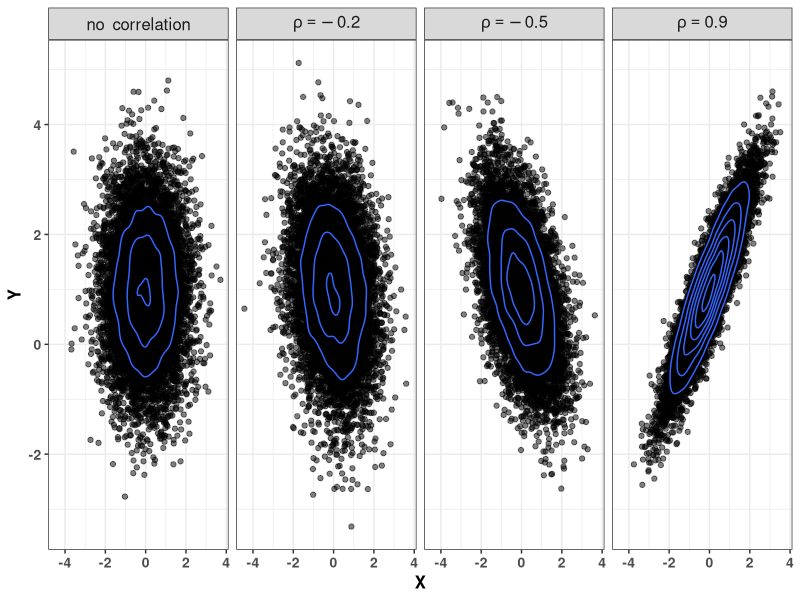

Write the R code that produced this figure.
## ---- chunk 1
knitr::opts_chunk$set(cache=TRUE, message = FALSE, echo=FALSE)
knitr::opts_chunk$set(fig.align = "center", fig.width = 6, fig.height = 4)
options(knitr.table.format = "html")
options(kableExtra.latex.load_packages = FALSE)

library(tidyverse)
library(kableExtra)

add_theme <- function()
  theme_bw()+
  theme(
    axis.text = element_text(family="Helvetica", face = "bold", size = 10),
    axis.title = element_text(family="Helvetica", face = "bold", size = 12),
    strip.text = element_text(family="Helvetica", face = "bold", size = 12),
    title = element_text(family="Helvetica", face = "bold", size = 14),
    legend.position = "bottom",
    legend.text = element_text(family="Helvetica", face = "bold", size = 12)
  )
## ---- chunk 2
tribble(
  ~"X/Y",	~"0",	~"1",	~"2",	~"3",
  0,	0.840,	0.030,	0.020,	0.010,
  1,	0.060,	0.010,	0.008,	0.002,
  2, 	0.010,	0.005,	0.004,	0.001
) %>% 
  kableExtra::kable(booktabs = TRUE, escape = FALSE, align = "r") %>%
  kableExtra::kable_styling(bootstrap_options = "striped") %>% 
  kableExtra::add_header_above(c("$p_{X, Y}(x, y)$" = 5), escape = FALSE)
## ---- chunk 3
tribble(
  ~"X/Y",	~"0",	~"1",	~"2",	~"3",
  0,	0.06,	0.18,	0.24,	0.12,
  1,	0.04,	0.12,	0.16,	0.08
) %>% 
  kableExtra::kable(booktabs = TRUE, escape = FALSE, align = "r") %>%
  kableExtra::kable_styling(bootstrap_options = "striped") %>% 
  kableExtra::add_header_above(c("$p_{X, Y}(x, y)$" = 5), escape = FALSE)
## ---- chunk 4

# marginal pdf for X
fx <- function(x) 1/(1+x)^2

# marginal pdf for Y
fy <- function(y) exp(-y)

# joint pdf for (X, Y)
fxy <- function(x, y) y*exp(-y*(1 + x))

# probability P(X > 2, Y > 2)
# Integrals

Ifx <- integrate(fx, 0, 2)$value
Ify <- integrate(fy, 0, 2)$value
Ifxy <- integrate(
  function(x) map_dbl(x, ~ integrate(function(y) fxy(.x, y), 0, 2)$value),
  0, 2)$value
  
cat(str_glue("The answer is {prob}", prob = 1- (Ifx + Ify - Ifxy)))
## ---- chunk 5
means <- list(c(0, 1), c(0, 1), c(0, 1), c(0, 1))
sigma <- list(
  matrix(c(1.0,  0.0,  0.0, 1.0), 2), 
  matrix(c(1.0, -0.2, -0.2, 1.0), 2), 
  matrix(c(1.0, -0.5, -0.5, 1.0), 2), 
  matrix(c(1.0,  0.9,  0.9, 1.0), 2)
)
label <- list(
  "no~~correlation", 
  "rho == -0.2", 
  "rho == -0.5", 
  "rho ==  0.9"
)

smp <- map2(means, sigma, ~ {
  mvtnorm::rmvnorm(10000, .x, .y) %>% 
  as_tibble() %>% 
  set_names(c("X", "Y")) 
})

map2_df(smp, label, ~ {
  .x %>% 
    add_column(Z = as.factor(.y))
}) %>% 
  ggplot(aes(x = X, y = Y)) +
    geom_point(alpha = .5) +
    geom_density_2d()+
    facet_grid(~ Z, labeller = label_parsed)+
    add_theme()
